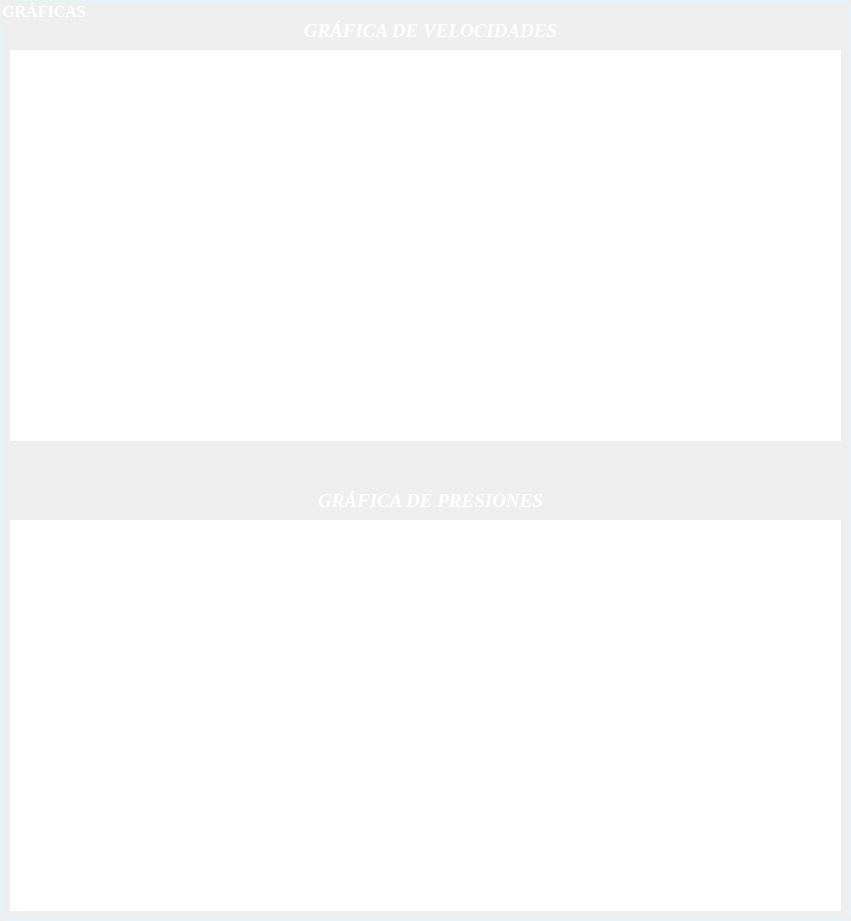
             <widget class="QGroupBox" name="groupBox_12">
              <property name="geometry">
               <rect>
                <x>860</x>
                <y>40</y>
                <width>851</width>
                <height>921</height>
               </rect>
              </property>
              <property name="font">
               <font>
                <family>Times New Roman</family>
                <pointsize>12</pointsize>
                <weight>75</weight>
                <bold>true</bold>
               </font>
              </property>
              <property name="styleSheet">
               <string notr="true">QGroupBox{
	border: 2px solid rgb(228, 244, 253);/*+10*/
	border-radius: 8px;
	color: rgb(255, 255, 255);
}</string>
              </property>
              <property name="title">
               <string>GRÁFICAS</string>
              </property>
              <widget class="QLabel" name="label_27">
               <property name="geometry">
                <rect>
                 <x>250</x>
                 <y>20</y>
                 <width>361</width>
                 <height>21</height>
                </rect>
               </property>
               <property name="font">
                <font>
                 <family>Times New Roman</family>
                 <pointsize>14</pointsize>
                 <weight>75</weight>
                 <italic>true</italic>
                 <bold>true</bold>
                </font>
               </property>
               <property name="styleSheet">
                <string notr="true"/>
               </property>
               <property name="text">
                <string>&lt;html&gt;&lt;head/&gt;&lt;body&gt;&lt;p&gt;&lt;span style=&quot; color:#ffffff;&quot;&gt;GRÁFICA DE VELOCIDADES&lt;/span&gt;&lt;/p&gt;&lt;/body&gt;&lt;/html&gt;</string>
               </property>
               <property name="alignment">
                <set>Qt::AlignCenter</set>
               </property>
              </widget>
              <widget class="MatplotlibWidget11_sin" name="widget_vel" native="true">
               <property name="geometry">
                <rect>
                 <x>10</x>
                 <y>50</y>
                 <width>831</width>
                 <height>391</height>
                </rect>
               </property>
               <property name="styleSheet">
                <string notr="true">background-color: rgb(255, 255, 255);</string>
               </property>
              </widget>
              <widget class="QLabel" name="label_26">
               <property name="geometry">
                <rect>
                 <x>250</x>
                 <y>490</y>
                 <width>361</width>
                 <height>21</height>
                </rect>
               </property>
               <property name="font">
                <font>
                 <family>Times New Roman</family>
                 <pointsize>14</pointsize>
                 <weight>75</weight>
                 <italic>true</italic>
                 <bold>true</bold>
                </font>
               </property>
               <property name="styleSheet">
                <string notr="true"/>
               </property>
               <property name="text">
                <string>&lt;html&gt;&lt;head/&gt;&lt;body&gt;&lt;p&gt;&lt;span style=&quot; color:#ffffff;&quot;&gt;GRÁFICA DE PRESIONES&lt;/span&gt;&lt;/p&gt;&lt;/body&gt;&lt;/html&gt;</string>
               </property>
               <property name="alignment">
                <set>Qt::AlignCenter</set>
               </property>
              </widget>
              <widget class="MatplotlibWidget11_sin" name="widget_pres" native="true">
               <property name="geometry">
                <rect>
                 <x>10</x>
                 <y>520</y>
                 <width>831</width>
                 <height>391</height>
                </rect>
               </property>
               <property name="styleSheet">
                <string notr="true">background-color: rgb(255, 255, 255);</string>
               </property>
              </widget>
             </widget>
